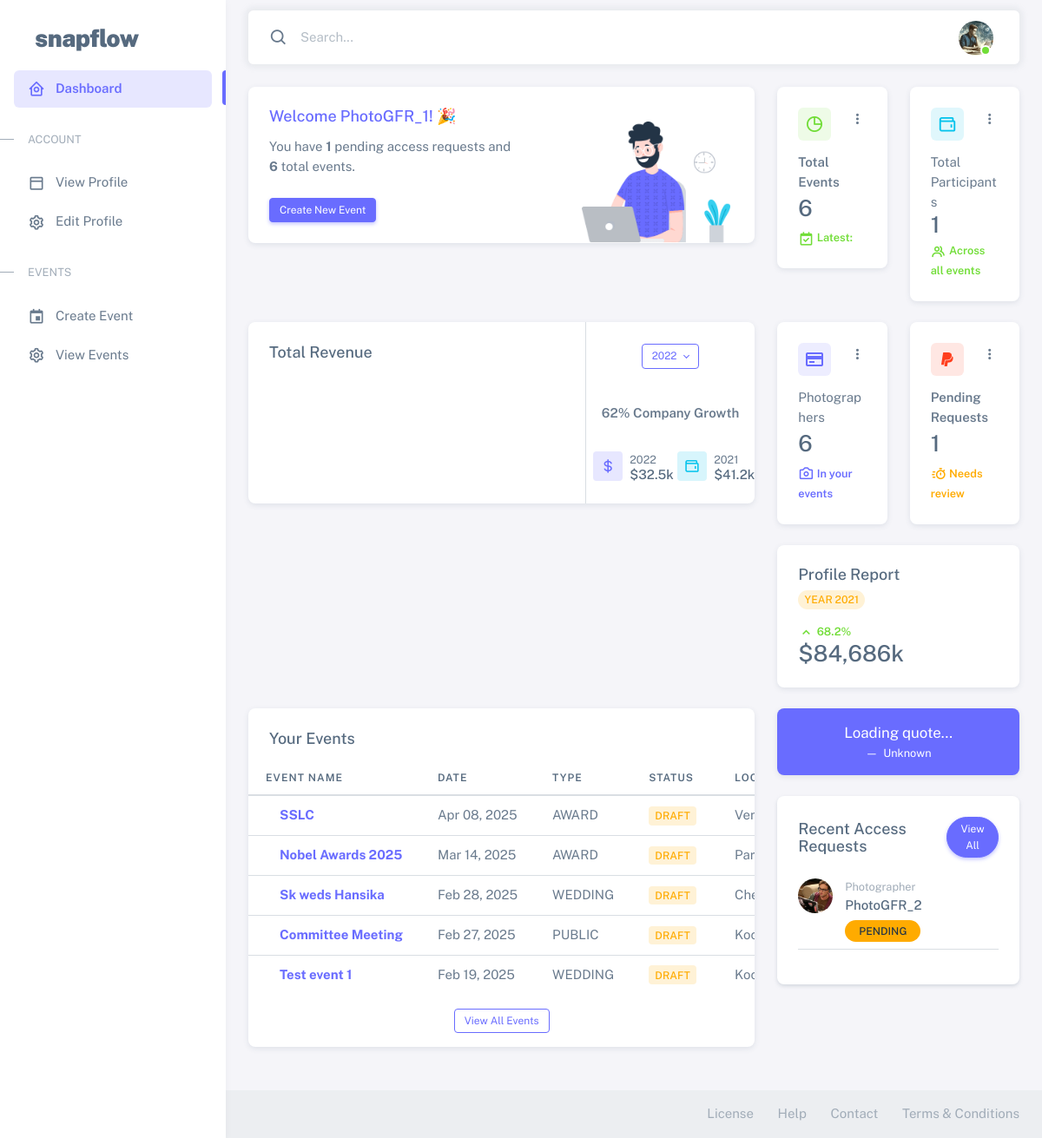
The app's page /account/dashboard/ (signed in), older data.
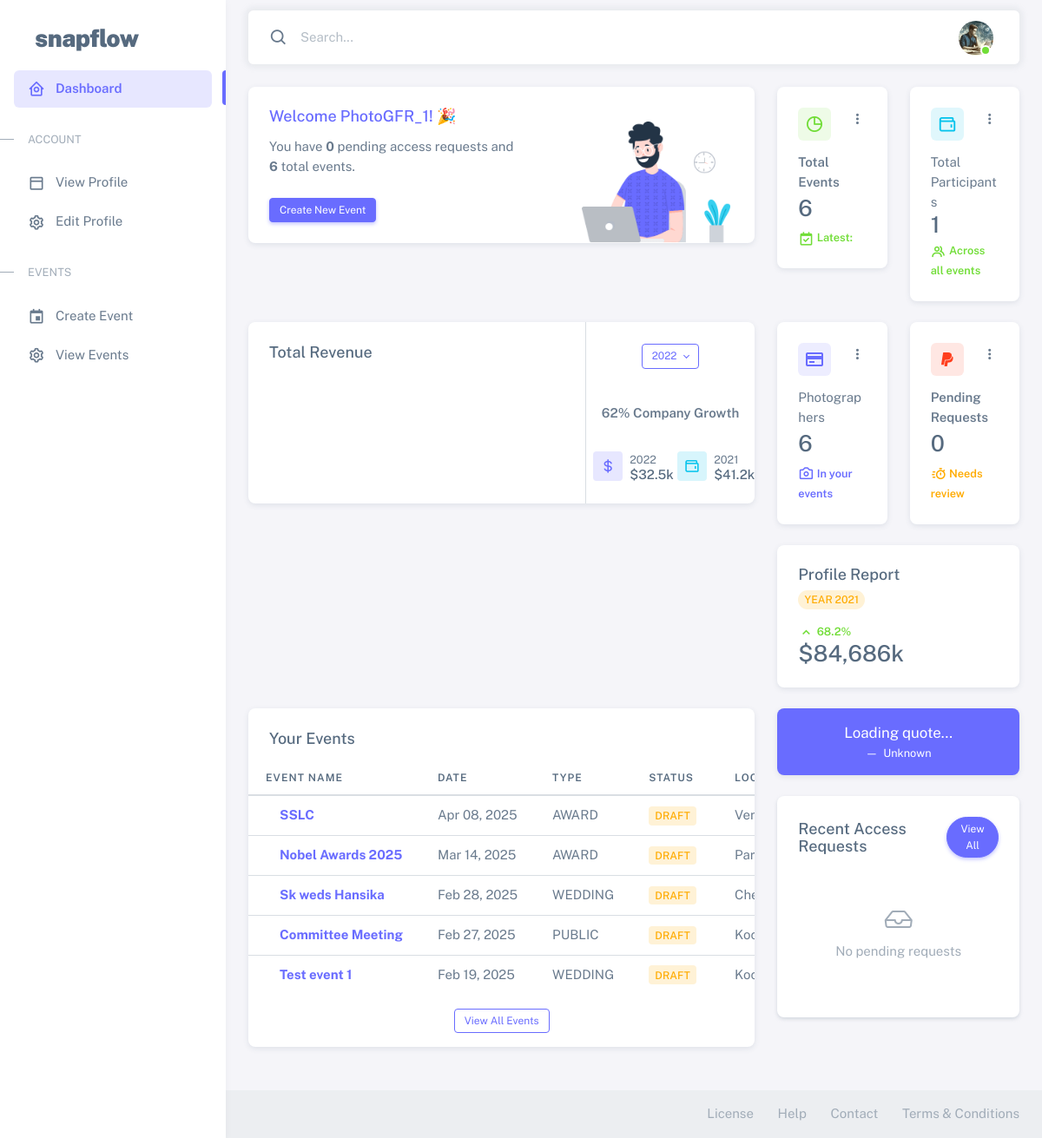
The same page, newer data.
### events/models.py (models this page shows, shortened)
class Event(models.Model):
    class EventTypes(models.TextChoices):
        WEDDING = 'WEDDING', _('Wedding')
        BIRTHDAY = 'BIRTHDAY', _('Birthday')
        CORPORATE = 'CORPORATE', _('Corporate Event')
        CULTURAL = 'CULTURAL', _('Cultural Event')
        SPORTS = 'SPORTS', _('Sports Event')
        ACADEMIC = 'ACADEMIC', _('Academic Event')
        AWARD = 'AWARD', _('Award Ceremony')
        PUBLIC = 'PUBLIC', _('Public Gathering')
        OTHER = 'OTHER', _('Other')
    class EventStatus(models.TextChoices):
        DRAFT = 'DRAFT', _('Draft')
        ACTIVE = 'ACTIVE', _('Active')
        COMPLETED = 'COMPLETED', _('Completed')
        CANCELLED = 'CANCELLED', _('Cancelled')
    title = models.CharField(max_length=200)
    slug = models.SlugField(unique=True, blank=True)
    event_type = models.CharField(
        max_length=20,
        choices=EventTypes.choices,
        default=EventTypes.OTHER
    )
    description = models.TextField()
    start_date = models.DateTimeField()
    end_date = models.DateTimeField()
    timezone = models.CharField(max_length=50, default='UTC')
    location = models.CharField(max_length=255)
    event_code = models.CharField(max_length=6, unique=True, blank=True)
    primary_color = models.CharField(max_length=7, default="#ffffff")  # Hex color
    secondary_color = models.CharField(max_length=7, default="#000000")  # Hex color
    status = models.CharField(
        max_length=20,
        choices=EventStatus.choices,
        default=EventStatus.DRAFT
    )
    organizer = models.ForeignKey(
        settings.AUTH_USER_MODEL,
        on_delete=models.CASCADE,
        related_name='organized_events'
    )
    custom_domain = models.CharField(max_length=255, blank=True)
    theme = models.ForeignKey(
        'EventTheme',
        on_delete=models.SET_NULL,
        null=True,
        blank=True
    )
    logo = models.ImageField(upload_to='event_logos/', null=True, blank=True)
    cover_image = models.ImageField(upload_to='event_covers/', null=True, blank=True)
    is_public = models.BooleanField(default=False)
    require_registration = models.BooleanField(default=True)
    allow_guest_upload = models.BooleanField(default=False)
    enable_face_detection = models.BooleanField(default=True)
    enable_moment_detection = models.BooleanField(default=True)
    enable_auto_tagging = models.BooleanField(default=True)
    created_at = models.DateTimeField(auto_now_add=True)
    updated_at = models.DateTimeField(auto_now=True)
    class Meta:
        ordering = ['-start_date']

class EventAccessRequest(models.Model):
    class RequestStatus(models.TextChoices):
        PENDING = 'PENDING', _('Pending')
        APPROVED = 'APPROVED', _('Approved')
        REJECTED = 'REJECTED', _('Rejected')
    event = models.ForeignKey(Event, on_delete=models.CASCADE, related_name='access_requests')
    user = models.ForeignKey(settings.AUTH_USER_MODEL, on_delete=models.CASCADE)
    request_type = models.CharField(max_length=20, choices=[
        ('PHOTOGRAPHER', 'Photographer'),
        ('PARTICIPANT', 'Participant')
    ])
    status = models.CharField(
        max_length=20,
        choices=RequestStatus.choices,
        default=RequestStatus.PENDING
    )
    message = models.TextField(blank=True)
    created_at = models.DateTimeField(auto_now_add=True)
    updated_at = models.DateTimeField(auto_now=True)
    class Meta:
        unique_together = ['event', 'user']

### users/models.py (models this page shows, shortened)
class CustomUser(AbstractUser):
    class Roles(models.TextChoices):
        ORGANIZER = 'ORGANIZER', _('Event Organizer')
        PHOTOGRAPHER = 'PHOTOGRAPHER', _('Photographer')
        PARTICIPANT = 'PARTICIPANT', _('Event Participant')
    class ParticipantTypes(models.TextChoices):
        GUEST = 'GUEST', _('Guest')
        FAMILY = 'FAMILY', _('Family')
        FRIEND = 'FRIEND', _('Friend')
        WINNER = 'WINNER', _('Winner')
        OTHER = 'OTHER', _('Other')
    class PhotographerRoles(models.TextChoices):
        LEAD = 'LEAD', _('Lead Photographer')
        ASSISTANT = 'ASSISTANT', _('Assistant Photographer')
        SECONDARY = 'SECONDARY', _('Secondary Photographer')
    role = models.CharField(
        max_length=20,
        choices=Roles.choices,
        null=True,
        blank=False
    )
    avatar = models.ImageField(
        upload_to='user_avatars/',
        validators=[FileExtensionValidator(['jpg', 'jpeg', 'png'])],
        null=True,
        blank=True
    )
    phone_number = models.CharField(max_length=15, blank=True)
    company_name = models.CharField(max_length=100, blank=True)
    website = models.URLField(blank=True)
    portfolio_url = models.URLField(blank=True)
    photographer_role = models.CharField(
        max_length=20,
        choices=PhotographerRoles.choices,
        blank=True
    )
    watermark = models.ImageField(
        upload_to='photographer_watermarks/',
        validators=[FileExtensionValidator(['png'])],
        null=True,
        blank=True
    )
    participant_type = models.CharField(
        max_length=20,
        choices=ParticipantTypes.choices,
        blank=True
    )
    image_visibility = models.CharField(
        max_length=20,
        choices=[
            ('PUBLIC', 'Public'),
            ('PRIVATE', 'Private'),
            ('EVENT_ONLY', 'Event Only')
        ],
        default='PRIVATE'
    )
    blur_requested = models.BooleanField(default=False)
    remove_requested = models.BooleanField(default=False)
    is_verified = models.BooleanField(default=False)

### users/views.py (the view, shortened to what this page needs)
# urls.py: path('dashboard/', views.dashboard, name='dashboard'),
@login_required
def dashboard(request):
    user = request.user
    context = {}
    user_requests = EventAccessRequest.objects.filter(user=user,status='PENDING')
    context['user_requests'] = user_requests
    template_name = 'users/dashboard.html'  # Default template
    if user.role == 'ORGANIZER':
        events = Event.objects.filter(organizer=user)
        total_participants = EventParticipant.objects.filter(event__organizer=user).count()
        total_photographers = EventCrew.objects.filter(event__organizer=user).count()
        pending_requests = EventAccessRequest.objects.filter(
            event__organizer=user,
            status='PENDING'
        )
        context.update({
            'events': events,
            'total_participants': total_participants,
            'total_photographers': total_photographers,
            'pending_requests': pending_requests,
        })
        template_name = 'users/dashboard_organizer.html'
    return render(request, template_name, context)

### templates/users/dashboard_organizer.html (shortened to what the changed rows need)
{% extends "users/db_base.html" %}
{% load static %}
{% block content %}
<div class="content-wrapper">
    <div class="container-xxl flex-grow-1 container-p-y">
      <div class="row">
        <div class="col-lg-8 mb-4 order-0">
          <div class="card">
            <div class="d-flex align-items-end row">
              <div class="col-sm-7">
                <div class="card-body">
                  <p class="mb-4">
                    You have <span class="fw-bold">{{ pending_requests.count }}</span> pending access requests and
                    <span class="fw-bold">{{ events.count }}</span> total events.
                  </p>
                </div>
              </div>
            </div>
          </div>
        </div>
        <div class="col-12 col-md-8 col-lg-4 order-3 order-md-2">
            <div class="row">
              <div class="col-6 mb-4">
                <div class="card">
                  <div class="card-body">
                    <div class="card-title d-flex align-items-start justify-content-between">
                      <div class="avatar flex-shrink-0">
                      </div>
                      <div class="dropdown">
                      </div>
                    </div>
                    <span class="fw-semibold d-block mb-1">Pending Requests</span>
                    <h3 class="card-title mb-2">{{ pending_requests.count }}</h3>
                    <small class="text-warning fw-semibold"><i class="bx bx-timer"></i> Needs review</small>
                  </div>
                </div>
              </div>
          </div>
        </div>
      </div>
      <div class="row">
        <div class="col-12 col-lg-8 order-2 order-md-3 order-lg-2 mb-4">
          <div class="card">
            <div class="row row-bordered g-0">
              <div class="col-md-12">
                <div class="table-responsive text-nowrap">
                  <table class="table">
                    <thead>
                      <tr>
                        <th>Event Name</th>
                        <th>Date</th>
                        <th>Type</th>
                        <th>Status</th>
                        <th>Location</th>
                      </tr>
                    </thead>
                    <tbody class="table-border-bottom-0">
                      {% for event in events|slice:":5" %}
                      <tr>
                        <td> <strong><a href="{% url 'events:event_detail' event.slug %}" >{{ event.title }}</a></strong></td>
                        <td>{{ event.start_date|date:"M d, Y" }}</td>
                        <td>{{ event.event_type }}</td>
                        <td>
                          {% if event.status == 'DRAFT' %}
                          <span class="badge bg-label-warning me-1">Draft</span>
                          {% elif event.status == 'ACTIVE' %}
                          <span class="badge bg-label-primary me-1">Active</span>
                          {% elif event.status == 'COMPLETED' %}
                          <span class="badge bg-label-success me-1">Completed</span>
                          {% elif event.status == 'CANCELLED' %}
                          <span class="badge bg-label-info me-1">Cancelled</span>
                          {% else %}
                          <span class="badge bg-label-secondary">{{ event.get_status_display }}</span>
                          {% endif %}
                        </td>
                        <td>{{ event.location }}</td>
                      </tr>
                      {% empty %}
                      <tr>
                        <td colspan="5" class="text-center">No events created yet</td>
                      </tr>
                      {% endfor %}
                    </tbody>
                  </table>
                </div>
              </div>
            </div>
          </div>
        </div>
        <div class="col-12 col-md-8 col-lg-4 order-3 order-md-2">
<div class="col-12 mb-4">
  <div class="card shadow-sm border-0">
    <div class="card-body pt-0">
      <ul class="list-unstyled p-0 m-0">
        {% for request in pending_requests|slice:":5" %}
        <li class="d-flex mb-3 pb-2 border-bottom" id="request-{{ request.id }}">
          <div class="avatar flex-shrink-0 me-3">
            {% if request.user.avatar %}
            <img src="{{ request.user.avatar.url }}" alt="{{ request.user.username }}" class="rounded-circle" style="width: 40px; height: 40px; object-fit: cover;" />
            {% else %}
            <div class="rounded-circle bg-primary bg-opacity-10 text-primary d-flex align-items-center justify-content-center" style="width: 40px; height: 40px;">
              {{ request.user.username|first }}
            </div>
            {% endif %}
          </div>
          <div class="d-flex w-100 flex-wrap align-items-center justify-content-between gap-2">
            <div class="me-2">
              <small class="text-muted d-block mb-1">{{ request.get_request_type_display }}</small>
              <h6 class="mb-0">{{ request.user.username }}</h6>
            </div>
            <div class="d-flex gap-2">
              <span class="badge bg-warning text-dark rounded-pill px-3 py-2">Pending</span>
            </div>
          </div>
        </li>
        {% empty %}
        <li class="text-center py-4">
          <div class="text-muted">
            <i class="bi bi-inbox mb-2" style="font-size: 2rem;"></i>
            <p>No pending requests</p>
          </div>
        </li>
        {% endfor %}
      </ul>
    </div>
  </div>
</div>
</div>
              </div>
            </div>
          </div>
        </div>
      </div>
    </div>
{% endblock content %}

Row changes from the older to the newer data that the page shows:
removed EventAccessRequest: user.avatar (picture), request_type "Photographer", user.username "PhotoGFR_2"
Text that changed along with them:
{{ pending_requests.count }}: "1" → "0"
text now shown: "No pending requests"
